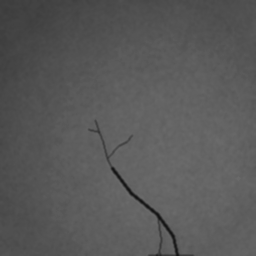
#> input picture industrial_defect_dataset/test/crack/crack_00557.png, 256 x 256 px, given in place of the camera
$ python edge_detection.py
#> lines starting #> are read from the running program, lines starting #| are printed output that depends on the picture; after the words box and inside, x2 and y2 are one past the last pixel; in counts of white or black regions, pixels touching at a corner belong together
"""Edge detection en tiempo real sobre el stream de la cámara.

Enfoque: **Canny clásico** (escala de grises → desenfoque gaussiano →
Canny). Corre sobrado en una CPU normal (>30 FPS a 640×480), no
requiere descargar modelos y sus umbrales se ajustan en vivo.

Si más adelante se quiere migrar a una red de deep learning (HED,
DexiNed) para bordes "semánticos", solo hay que reemplazar el cuerpo de
`detect_edges(gray)` — p. ej. con `cv2.dnn` y los pesos de HED; el
resto del pipeline (captura, render, teclas, grabación) no cambia.

Uso:
    python src/edge_detection.py                    # webcam 0, overlay
    python src/edge_detection.py --mode map         # mapa blanco/negro
    python src/edge_detection.py --source URL_RTSP  # cámara IP
    python src/edge_detection.py --save salida.mp4  # grabar salida
    python src/edge_detection.py --selftest         # sin cámara (test)

Teclas en vivo:  m = overlay/mapa   +/- = umbral t1   q/ESC = salir
"""

import argparse
import time
from pathlib import Path

import cv2

ROOT = Path(__file__).resolve().parent.parent
OVERLAY_COLOR = (80, 255, 120)  # BGR: verde para los bordes superpuestos


def detect_edges(gray, t1, t2, blur):
    """Devuelve el mapa de bordes (uint8 0/255) de un frame en grises.

    PUNTO DE EXTENSIÓN: para usar HED/DexiNed u otro método, reemplazar
    estas dos líneas manteniendo la firma (grises → mapa 0/255).
    """
    smooth = cv2.GaussianBlur(gray, (blur, blur), 0) if blur > 1 else gray
    return cv2.Canny(smooth, t1, t2)


def render(frame, edges, mode):
    """Construye la imagen a mostrar: SOLO bordes.

    overlay → bordes en color sobre la imagen original.
    map     → mapa de bordes en blanco y negro.
    """
    if mode == "map":
        return cv2.cvtColor(edges, cv2.COLOR_GRAY2BGR)
    out = frame.copy()
    out[edges > 0] = OVERLAY_COLOR
    return out


def parse_args():
    p = argparse.ArgumentParser(description="Edge detection en vivo (Canny).")
    p.add_argument("--source", default="0",
                   help="Índice de cámara (0) o URL RTSP/http de cámara IP.")
    p.add_argument("--t1", type=int, default=60, help="Umbral bajo de Canny.")
    p.add_argument("--t2", type=int, default=160, help="Umbral alto de Canny.")
    p.add_argument("--blur", type=int, default=5,
                   help="Kernel del desenfoque gaussiano (impar; 0/1 = sin blur).")
    p.add_argument("--mode", choices=["overlay", "map"], default="overlay",
                   help="overlay = bordes en color sobre la imagen; map = blanco/negro.")
    p.add_argument("--save", default=None, help="Ruta .mp4 para grabar la salida.")
    p.add_argument("--selftest", action="store_true",
                   help="Sin cámara: procesa una imagen de test y guarda outputs/edges_selftest.png.")
    return p.parse_args()


def run_selftest(args):
    """Verificación sin cámara: una imagen del split de test del dataset."""
    sample = next((ROOT / "industrial_defect_dataset" / "test").rglob("*.png"), None)
    if sample is None:
        raise SystemExit("No se encontró ninguna imagen en industrial_defect_dataset/test/")
    frame = cv2.imread(str(sample))
    gray = cv2.cvtColor(frame, cv2.COLOR_BGR2GRAY)
    edges = detect_edges(gray, args.t1, args.t2, args.blur)
    out_path = ROOT / "outputs" / "edges_selftest.png"
    out_path.parent.mkdir(exist_ok=True)
    cv2.imwrite(str(out_path), render(frame, edges, args.mode))
    print(f"Selftest OK: {sample.name} → {out_path} "
          f"({int((edges > 0).sum())} píxeles de borde)")


def main():
    args = parse_args()
    if args.selftest:
        run_selftest(args)
        return

    # --source puede ser índice de cámara o URL de cámara IP.
    source = int(args.source) if args.source.isdigit() else args.source
    cap = cv2.VideoCapture(source)
    if not cap.isOpened():
        raise SystemExit(f"No se pudo abrir la fuente de video: {args.source}")

    writer = None
    if args.save:
        w = int(cap.get(cv2.CAP_PROP_FRAME_WIDTH))
        h = int(cap.get(cv2.CAP_PROP_FRAME_HEIGHT))
        writer = cv2.VideoWriter(args.save, cv2.VideoWriter_fourcc(*"mp4v"), 30, (w, h))

    t1, mode = args.t1, args.mode
    t_prev = time.perf_counter()
    print("Teclas: m = overlay/mapa | +/- = umbral t1 | q/ESC = salir")

    while True:
        ok, frame = cap.read()
#> frame is the input picture: shape (256, 256, 3); min 18, max 108, mean 88.7
        if not ok:
            print("Fin del stream o frame inválido.")
            break

        gray = cv2.cvtColor(frame, cv2.COLOR_BGR2GRAY)
        edges = detect_edges(gray, t1, args.t2, args.blur)
#> in detect_edges, `return cv2.Canny(smooth, t1, t2)`:
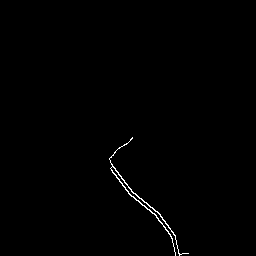
#> returned value: shape (256, 256); 0.54% white in thin lines or dots, all inside (x1, y1, x2, y2) = (109, 137, 189, 256)
        view = render(frame, edges, mode)
#> in render, `out[edges > 0] = OVERLAY_COLOR`:
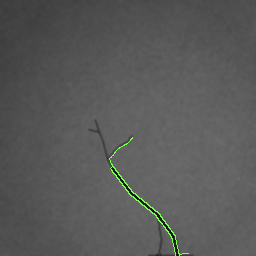
#> out: shape (256, 256, 3); 0.54% of pixels changed, all inside (x1, y1, x2, y2) = (109, 137, 189, 256)

        now = time.perf_counter()
        fps = 1.0 / max(now - t_prev, 1e-6)
        t_prev = now
        cv2.putText(view, f"FPS {fps:.0f} | t1={t1} t2={args.t2} | {mode}",
                    (10, 24), cv2.FONT_HERSHEY_SIMPLEX, 0.6, OVERLAY_COLOR, 2)
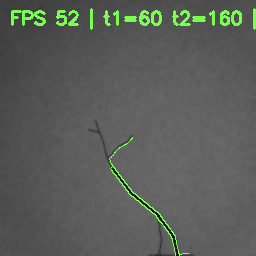
#> view: shape (256, 256, 3); 2.31% of pixels changed, all inside (x1, y1, x2, y2) = (11, 8, 256, 30)

        cv2.imshow("Edge detection", view)
        if writer:
            writer.write(view)

        key = cv2.waitKey(1) & 0xFF
#> (key q is pressed here)
        if key in (ord("q"), 27):
            break
        if key == ord("m"):
            mode = "map" if mode == "overlay" else "overlay"
        elif key in (ord("+"), ord("=")):
            t1 = min(t1 + 10, args.t2 - 10)
        elif key == ord("-"):
            t1 = max(t1 - 10, 10)

    cap.release()
    if writer:
        writer.release()
    cv2.destroyAllWindows()


if __name__ == "__main__":
    main()

$ run again, on industrial_defect_dataset/test/crack/crack_00578.png
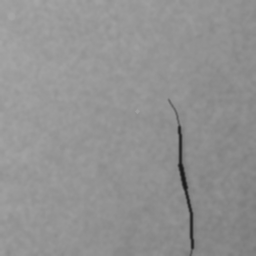
#> input picture industrial_defect_dataset/test/crack/crack_00578.png, 256 x 256 px, given in place of the camera
#> in main, frame is the input picture: shape (256, 256, 3); min 27, max 167, mean 145.6
#> in detect_edges, `return cv2.Canny(smooth, t1, t2)`:
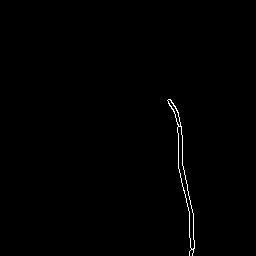
#> returned value: shape (256, 256); 0.51% white in thin lines or dots, all inside (x1, y1, x2, y2) = (167, 99, 195, 256)
#> out: shape (256, 256, 3); 0.51% of pixels changed, all inside (x1, y1, x2, y2) = (167, 99, 195, 256)
#> in main, `cv2.putText(view, f"FPS {fps:.0f} | t1={t1} t2={args.t2} | {mode}", (1..`:
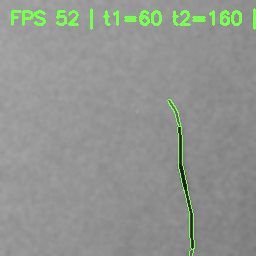
#> view: shape (256, 256, 3); mean B, G, R 143.9, 148.8, 145

$ run again, on industrial_defect_dataset/test/crack/crack_00762.png
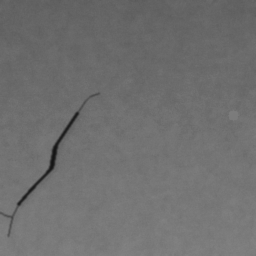
#> input picture industrial_defect_dataset/test/crack/crack_00762.png, 256 x 256 px, given in place of the camera
#> in main, frame is the input picture: shape (256, 256, 3); min 21, max 130, mean 111.4
#> in detect_edges, `return cv2.Canny(smooth, t1, t2)`:
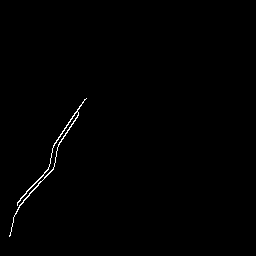
#> returned value: shape (256, 256); 0.53% white in thin lines or dots, all inside (x1, y1, x2, y2) = (9, 98, 87, 237)
#> out: shape (256, 256, 3); 0.53% of pixels changed, all inside (x1, y1, x2, y2) = (9, 98, 87, 237)
#> in main, `cv2.putText(view, f"FPS {fps:.0f} | t1={t1} t2={args.t2} | {mode}", (1..`:
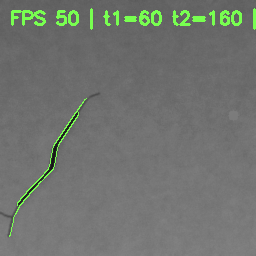
#> view: shape (256, 256, 3); mean B, G, R 110.9, 115.9, 112.1

$ run again, on industrial_defect_dataset/test/crack/crack_01084.png
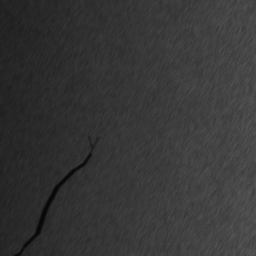
#> input picture industrial_defect_dataset/test/crack/crack_01084.png, 256 x 256 px, given in place of the camera
#> in main, frame is the input picture: shape (256, 256, 3); min 7, max 86, mean 54.7
#> in main, `cv2.putText(view, f"FPS {fps:.0f} | t1={t1} t2={args.t2} | {mode}", (1..`:
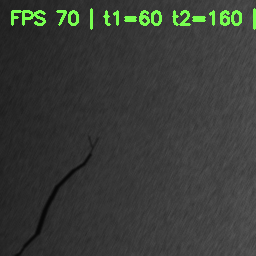
#> view: shape (256, 256, 3); 2.28% of pixels changed, all inside (x1, y1, x2, y2) = (11, 8, 256, 30)
